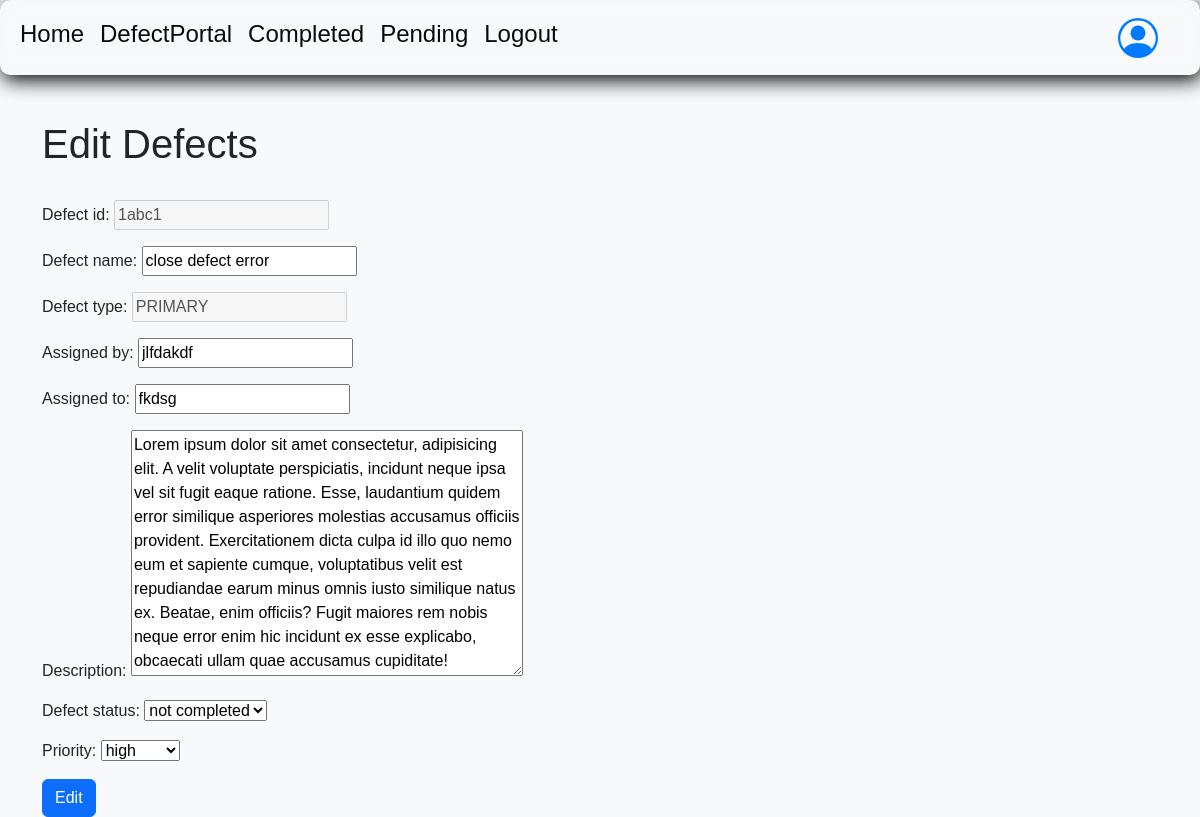
/defects/edit/1/ (signed in), run on an earlier commit of the app's database.
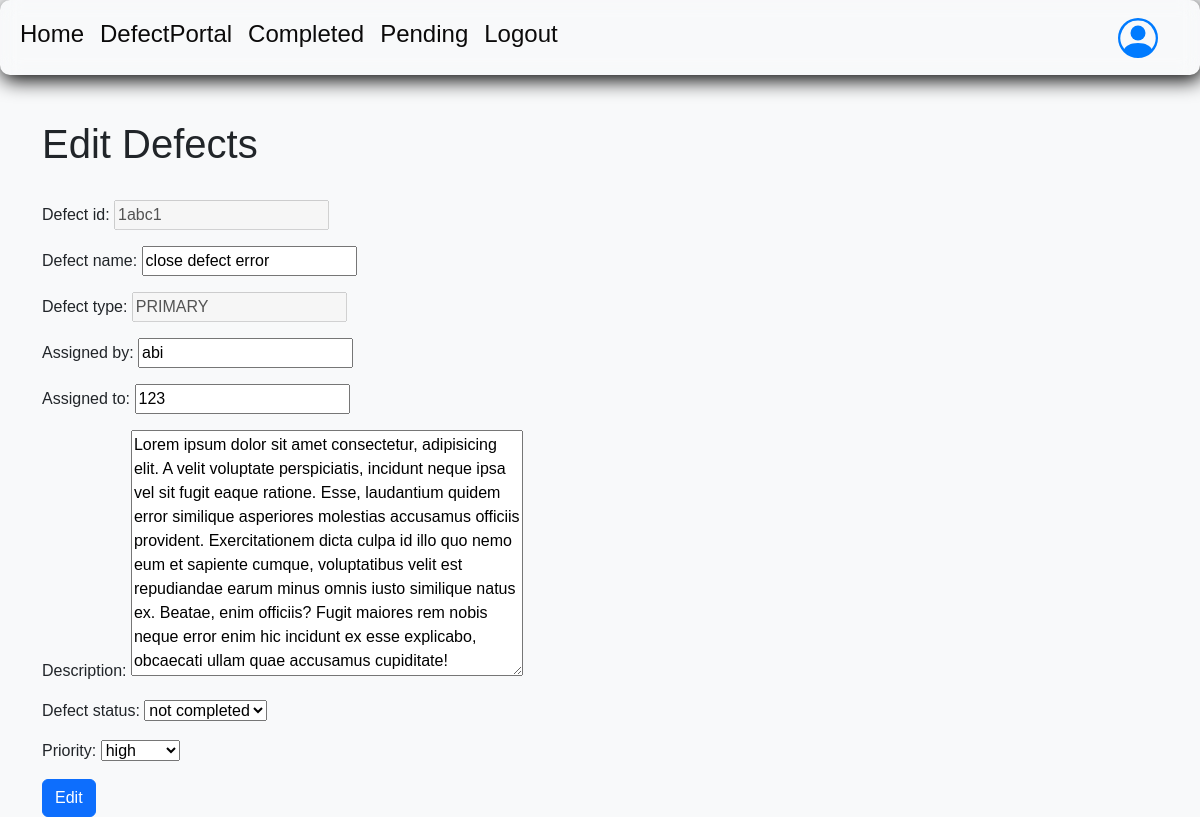
And on a later commit of the database.
### DefectsPortal/models.py (models this page shows, shortened)
class Defect(models.Model):
    defect_id = models.CharField(max_length=100)
    defect_name = models.CharField(max_length=100)
    defect_type = models.CharField(max_length=100, choices=DEFECTS_TYPES, default='PRIMARY')
    assigned_by = models.CharField(max_length=100)
    assigned_to = models.CharField(max_length=100)
    description = models.TextField()
    defect_status = models.CharField(max_length=100, choices=DEFECTS_STATUS, default='NOT COMPLETED')
    priority = models.CharField(max_length=100, choices=DEFECTS_PRIORITY, default='HIGH')

### DefectsPortal/views.py (the view)
# urls.py: path('edit/<int:id>/', views.update_defects, name='edit'),  # Updated URL pattern
@login_required(login_url='login')
def update_defects(request, id=0):
    defect = Defect.objects.get(id=id)
    form = Defect_Edit_Form(instance=defect)
    if request.method == 'POST':
        form = Defect_Edit_Form(request.POST, instance=defect)
        if form.is_valid():
            form.save()
            return redirect('defect')
    return render(request, 'defects/edit_defects.html', {'form': form})

### DefectsPortal/forms.py
class Defect_Edit_Form(forms.ModelForm):
    defect_id = forms.CharField(max_length=100,disabled=True)
    defect_type = forms.CharField(disabled=True)
    class Meta:
        model = Defect
        fields = "__all__"

### templates/defects/edit_defects.html (shortened to what this page needs)
{% extends "defects/defect.html" %}
{% block contents %}
<div class="container">
    <div class="jumbotron">
        <h1>Edit Defects</h1>
        <br>
        <form method="POST">
            <div class="form-group">
                {{ form.as_p }}
                <button type="submit" class="btn btn-primary">Edit</button>
            </div>
        </form>
    </div>
</div>
{% endblock contents %}

What changed in the data, as far as the page shows it:
changed Defect "1abc1": assigned_by "jlfdakdf" → "abi"; assigned_to "fkdsg" → "123"
